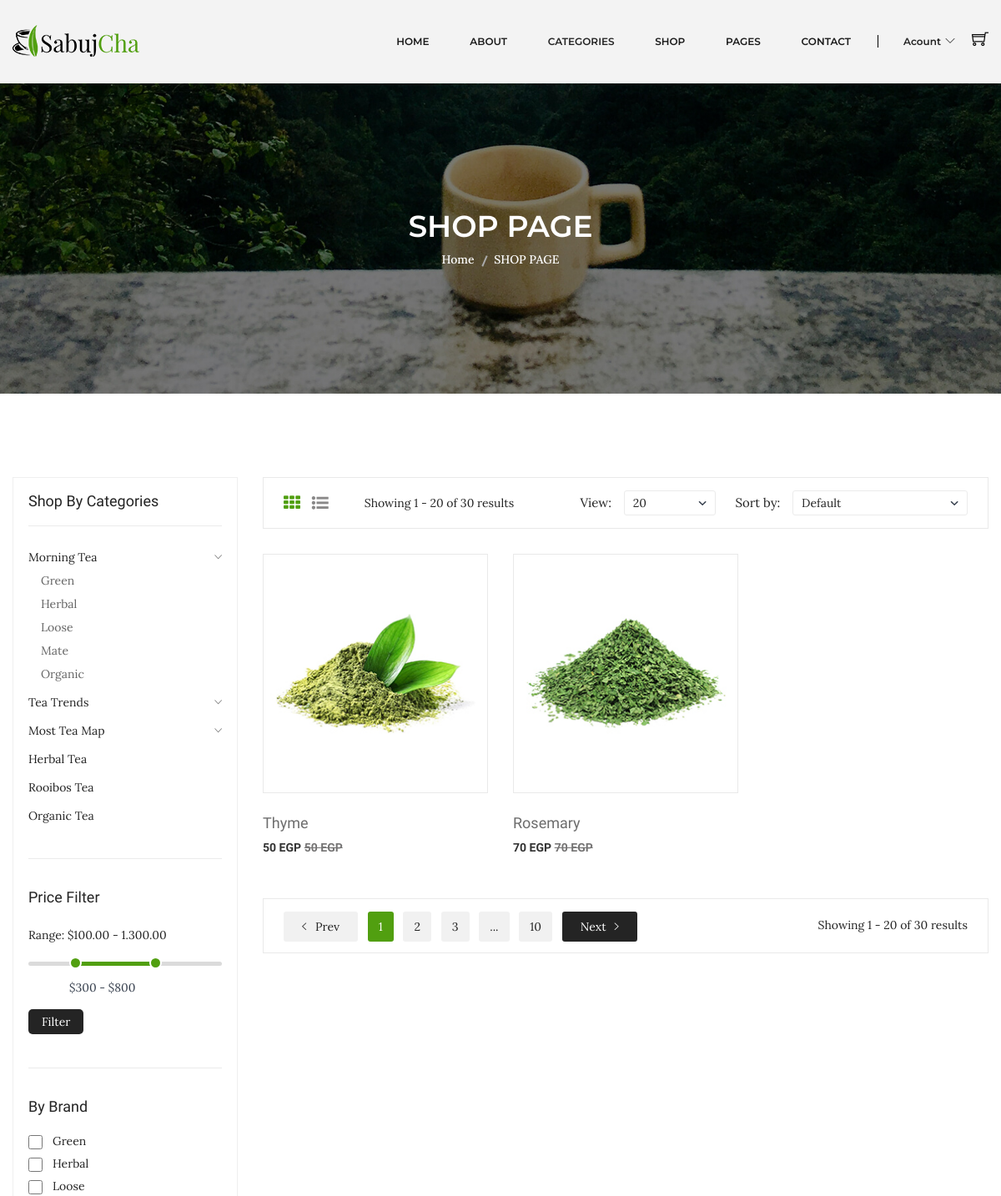
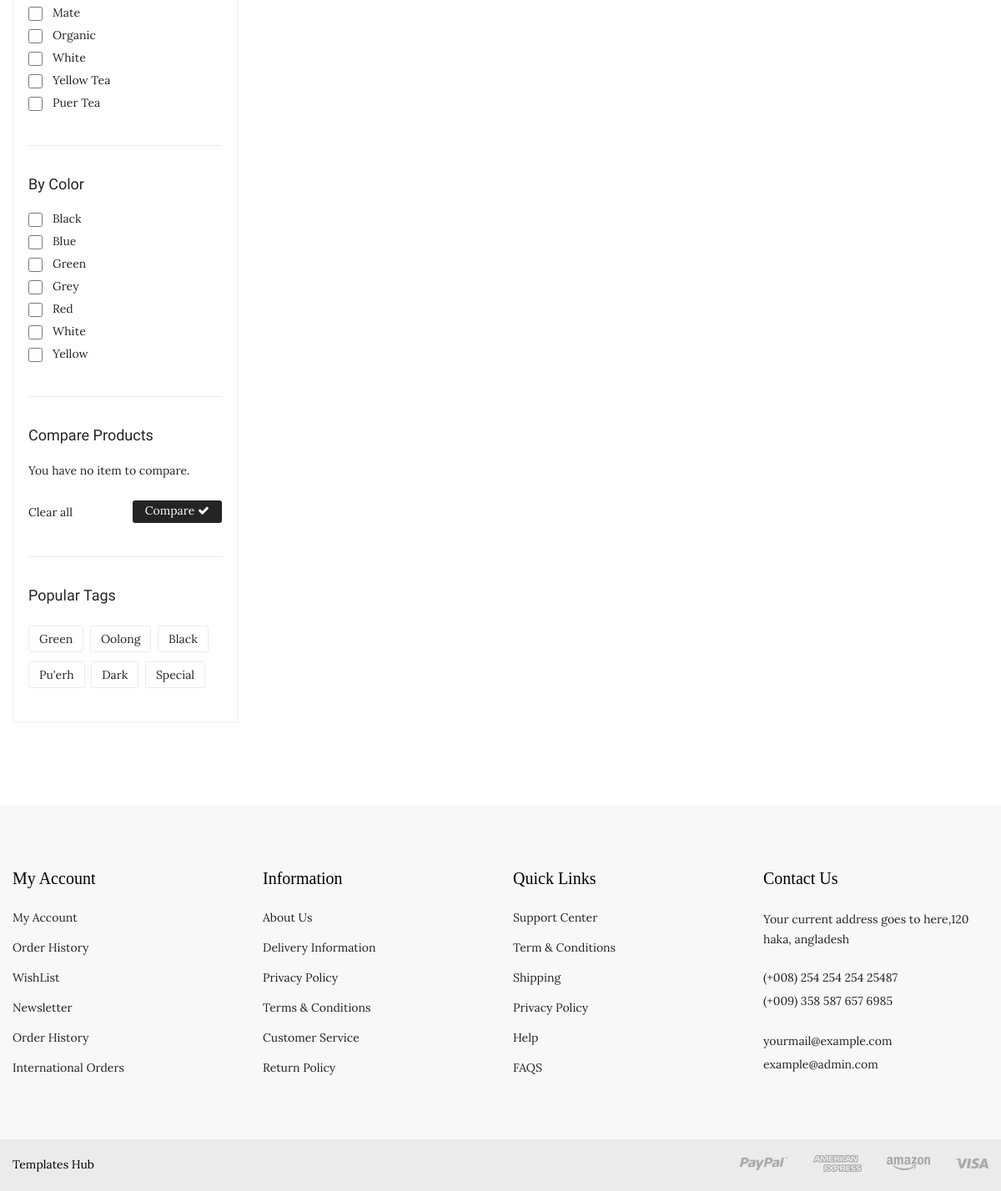
Screenshot of /shop.php?sub=2 with the database file from the repository (2 pictures, top to bottom).
### tables this page shows
CREATE TABLE `products` (
  `id` int(10) UNSIGNED NOT NULL,
  `name` varchar(40) NOT NULL,
  `photo` varchar(20) NOT NULL DEFAULT 'product.jpg',
  `price` varchar(10) NOT NULL,
  `code` varchar(10) NOT NULL,
  `detail` text NOT NULL DEFAULT 'Contrary to popular belief, Lorem Ipsum is not simply random text. It has roots in a piece of classical Latin literature from 45 BC, making it over 2000 years old. Richard McClintock, a Latin professor at Hampden-Sydney College in Virginia, looked up one of the more obscure Latin words, consectetur, from a Lorem Ipsum passage, and going through the cites of the word in classical literature, discovered the undoubtable source. Lorem Ipsum comes from sections 1.10.32 and 1.10.33 of "de Finibus Bonorum et Malorum" (The Extremes of Good and Evil) by Cicero, written in 45 BC. This book is a treatise on the theory of ethics, very popular during the Renaissance. The first line of Lorem Ipsum, "Lorem ipsum dolor sit amet..", comes from a line in section 1.10.32.  The standard chunk of Lorem Ipsum used since the 1500s is reproduced below for those interested. Sections 1.10.32 and 1.10.33 from "de Finibus Bonorum et Malorum" by Cicero are also reproduced in their exact original form, accompanied by English versions from the 1914 translation by H. Rackham.',
  `views` int(10) NOT NULL DEFAULT 0,
  `brand_id` int(10) UNSIGNED NOT NULL,
  `subcat_id` int(10) UNSIGNED NOT NULL,
  `supplier_id` int(10) UNSIGNED NOT NULL,
  `created_at` timestamp NOT NULL DEFAULT current_timestamp(),
  `updated_at` timestamp NOT NULL DEFAULT current_timestamp() ON UPDATE current_timestamp()
);

### Database.php (called while the page is built, shortened)
<?php
    class Database{
        private $hostName = "localhost";
        private $username = "root";
        private $pass = "";
        private $databaseName = "ntiecommerce";
        private $mysqli;
        public function __construct(){
            $this->mysqli = new mysqli($this->hostName , $this->username , $this->pass , $this->databaseName);
        }
        public function runDQL($query){
            $result = $this->mysqli->query($query);
            if($result->num_rows > 0)
                return $result;
            else
                return [];
        }
    }
?>

### Product.php (called while the page is built, shortened)
<?php
    class Product extends Database implements Operations{
        private $subcatId;
        public function setSubcatId($subcatId){
            $this->subcatId = $subcatId;
        }
        public function selectProductsBySubcatId()
        {
            $query = "SELECT `products`.* FROM `products` WHERE `products`.`subcat_id`='$this->subcatId'";
            return $this->runDQL($query);
        }
    }
?>

### shop.php (the view, shortened to what this page needs)
<?php include_once 'header.php' ?>
<div class="breadcrumb-area bg-image-3 ptb-150">
    <div class="container">
        <div class="breadcrumb-content text-center">
            <h3>SHOP PAGE</h3>
            <ul>
                <li><a href="index.php">Home</a></li>
                <li class="active">SHOP PAGE</li>
            </ul>
        </div>
    </div>
</div>
<div class="shop-page-area ptb-100">
    <div class="container">
        <div class="row flex-row-reverse">
            <div class="col-lg-9">
                <div class="shop-topbar-wrapper">
                    <div class="shop-topbar-left">
                        <ul class="view-mode">
                            <li class="active"><a href="#product-grid" data-view="product-grid"><i class="fa fa-th"></i></a></li>
                            <li><a href="#product-list" data-view="product-list"><i class="fa fa-list-ul"></i></a></li>
                        </ul>
                        <p>Showing 1 - 20 of 30 results </p>
                    </div>
                    <div class="product-sorting-wrapper">
                        <div class="product-shorting shorting-style">
                            <label>View:</label>
                            <select>
                                <option value=""> 20</option>
                            </select>
                        </div>
                        <div class="product-show shorting-style">
                            <label>Sort by:</label>
                            <select>
                                <option value="">Default</option>
                            </select>
                        </div>
                    </div>
                </div>
                <div class="grid-list-product-wrapper">
                    <div class="product-grid product-view pb-20">
                        <div class="row">
                            <?php
                            $product = new Product();
                            if (isset($_GET['sub']) && $_GET['sub']) {
                                $product->setSubcatId($_GET['sub']);
                                $result = $product->selectProductsBySubcatId();
                            } else {
                                $result = $product->selectData();
                            }
                            if (!empty($result)) {
                                $allProducts = $result->fetch_all(MYSQLI_ASSOC);
                                foreach ($allProducts as $value) {
                            ?>
                                    <div class="product-width col-xl-4 col-lg-4 col-md-4 col-sm-6 col-12 mb-30">
                                        <div class="product-wrapper">
                                            <div class="product-img">
                                                <a href="product-details.php?id=<?php echo $value['id'] ?>">
                                                    <img alt="" src="assets/img/product/<?php echo $value['photo'] ?>">
                                                </a>
                                                <div class="product-action">
                                                </div>
                                            </div>
                                            <div class="product-content text-left">
                                                <div class="product-hover-style">
                                                    <div class="product-title">
                                                        <h4>
                                                            <a href="product-details.php?id=<?php echo $value['id'] ?>"><?php echo $value['name'] ?></a>
                                                        </h4>
                                                    </div>
                                                </div>
                                                <div class="product-price-wrapper">
                                                    <span><?php echo $value['price'] ?> EGP</span>
                                                    <span class="product-price-old"><?php echo $value['price'] ?> EGP </span>
                                                </div>
                                            </div>
                                        </div>
                                    </div>
                            <?php
                                }
                            }
                            ?>
                        </div>
                    </div>
                    <div class="pagination-total-pages">
                        <div class="pagination-style">
                            <ul>
                                <li><a class="prev-next prev" href="#"><i class="ion-ios-arrow-left"></i> Prev</a></li>
                                <li><a class="active" href="#">1</a></li>
                                <li><a href="#">2</a></li>
                                <li><a href="#">3</a></li>
                                <li><a href="#">...</a></li>
                                <li><a href="#">10</a></li>
                                <li><a class="prev-next next" href="#">Next<i class="ion-ios-arrow-right"></i> </a></li>
                            </ul>
                        </div>
                        <div class="total-pages">
                            <p>Showing 1 - 20 of 30 results </p>
                        </div>
                    </div>
                </div>
            </div>
            <div class="col-lg-3">
                <div class="shop-sidebar-wrapper gray-bg-7 shop-sidebar-mrg">
                    <div class="shop-widget">
                        <h4 class="shop-sidebar-title">Shop By Categories</h4>
                        <div class="shop-catigory">
                            <ul id="faq">
                                <li> <a data-toggle="collapse" data-parent="#faq" href="#shop-catigory-1">Morning Tea <i class="ion-ios-arrow-down"></i></a>
                                    <ul id="shop-catigory-1" class="panel-collapse collapse show">
                                        <li><a href="#">Green</a></li>
                                        <li><a href="#">Herbal</a></li>
                                        <li><a href="#">Loose </a></li>
                                        <li><a href="#">Mate</a></li>
                                        <li><a href="#">Organic</a></li>
                                    </ul>
                                </li>
                                <li> <a data-toggle="collapse" data-parent="#faq" href="#shop-catigory-2">Tea Trends<i class="ion-ios-arrow-down"></i></a>
                                </li>
                                <li> <a data-toggle="collapse" data-parent="#faq" href="#shop-catigory-3">Most Tea Map <i class="ion-ios-arrow-down"></i></a>
                                </li>
                                <li> <a href="#">Herbal Tea</a> </li>
                                <li> <a href="#">Rooibos Tea</a></li>
                                <li> <a href="#">Organic Tea</a></li>
                            </ul>
                        </div>
                    </div>
                    <div class="shop-price-filter mt-40 shop-sidebar-border pt-35">
                        <h4 class="shop-sidebar-title">Price Filter</h4>
                        <div class="price_filter mt-25">
                            <span>Range: $100.00 - 1.300.00 </span>
                            <div id="slider-range"></div>
                            <div class="price_slider_amount">
                                <div class="label-input">
                                    <input type="text" id="amount" name="price" placeholder="Add Your Price" />
                                </div>
                                <button type="button">Filter</button>
                            </div>
                        </div>
                    </div>
                    <div class="shop-widget mt-40 shop-sidebar-border pt-35">
                        <h4 class="shop-sidebar-title">By Brand</h4>
                        <div class="sidebar-list-style mt-20">
                            <ul>
                                <li><input type="checkbox"><a href="#">Green </a>
                                <li><input type="checkbox"><a href="#">Herbal </a></li>
                                <li><input type="checkbox"><a href="#">Loose </a></li>
                                <li><input type="checkbox"><a href="#">Mate </a></li>
                                <li><input type="checkbox"><a href="#">Organic </a></li>
                                <li><input type="checkbox"><a href="#">White </a></li>
                                <li><input type="checkbox"><a href="#">Yellow Tea </a></li>
                                <li><input type="checkbox"><a href="#">Puer Tea </a></li>
                            </ul>
                        </div>
                    </div>
                    <div class="shop-widget mt-40 shop-sidebar-border pt-35">
                        <h4 class="shop-sidebar-title">By Color</h4>
                        <div class="sidebar-list-style mt-20">
                            <ul>
                                <li><input type="checkbox"><a href="#">Black </a></li>
                                <li><input type="checkbox"><a href="#">Blue </a></li>
                                <li><input type="checkbox"><a href="#">Green </a></li>
                                <li><input type="checkbox"><a href="#">Grey </a></li>
                                <li><input type="checkbox"><a href="#">Red</a></li>
                                <li><input type="checkbox"><a href="#">White </a></li>
                                <li><input type="checkbox"><a href="#">Yellow </a></li>
                            </ul>
                        </div>
                    </div>
                    <div class="shop-widget mt-40 shop-sidebar-border pt-35">
                        <h4 class="shop-sidebar-title">Compare Products</h4>
                        <div class="compare-product">
                            <p>You have no item to compare. </p>
                            <div class="compare-product-btn">
                                <span>Clear all </span>
                                <a href="#">Compare <i class="fa fa-check"></i></a>
                            </div>
                        </div>
                    </div>
                    <div class="shop-widget mt-40 shop-sidebar-border pt-35">
                        <h4 class="shop-sidebar-title">Popular Tags</h4>
                        <div class="shop-tags mt-25">
                            <ul>
                                <li><a href="#">Green</a></li>
                                <li><a href="#">Oolong</a></li>
                                <li><a href="#">Black</a></li>
                                <li><a href="#">Pu'erh</a></li>
                                <li><a href="#">Dark </a></li>
                                <li><a href="#">Special</a></li>
                            </ul>
                        </div>
                    </div>
                </div>
            </div>
        </div>
    </div>
</div>
<?php include_once 'footer.php'; ?>

### rows the page displays
products: photo (picture), name "Thyme", price "50"
products: photo (picture), name "Rosemary", price "70"
